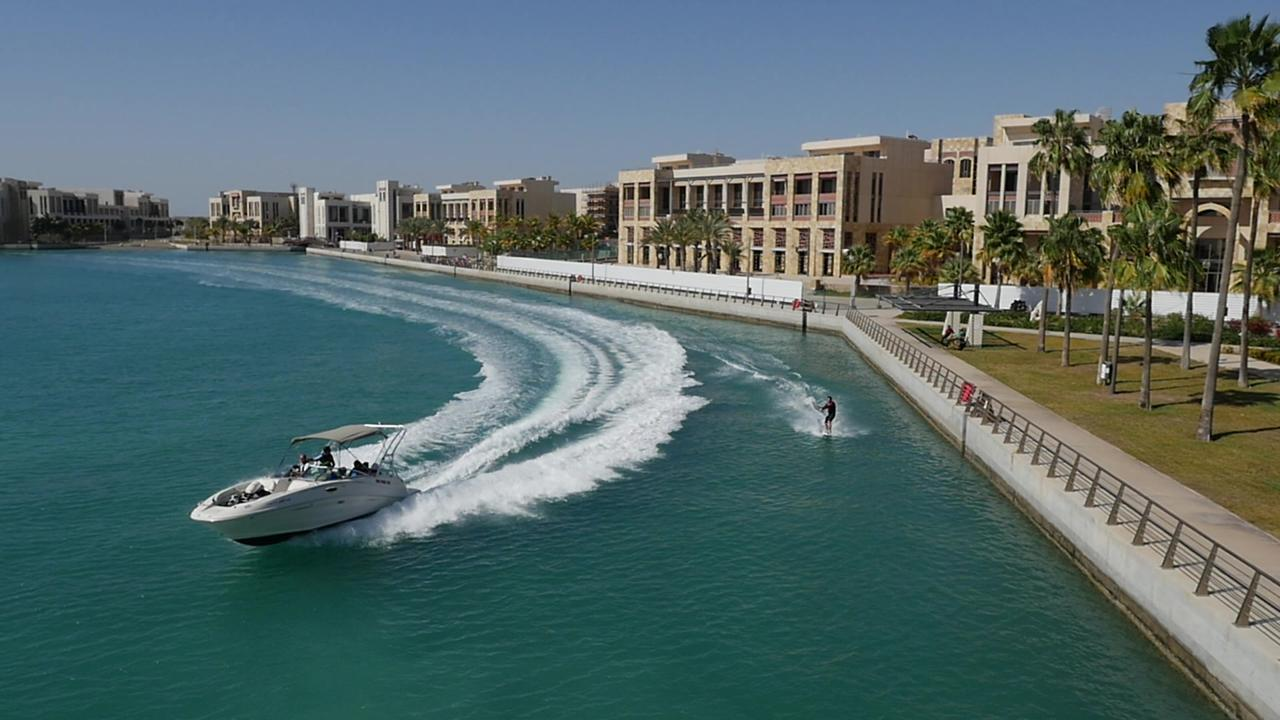
//> input picture 000675.jpg, 1280 x 720 px
$ ./main ../000675.jpg   (built with g++ and OpenCV 4)
//> lines starting //> are read from the running program, lines starting //| are printed output that depends on the picture; after the words box and inside, x2 and y2 are one past the last pixel; in counts of white or black regions, pixels touching at a corner belong together

#include <iostream>
#include <string>
#include <sstream>
#include <cmath>


#include "opencv2/core/utility.hpp"
#include "opencv2/imgproc.hpp"
#include "opencv2/highgui.hpp"

cv::Mat img;

const char* keys =
{
	"{help h usage ? | | print this message}"
    "{@image | | Image to process}"
};


int main(int argc, const char** argv)
{
    cv::CommandLineParser parser(argc,argv,keys);

    parser.about("some Filter with insha'llah gui");

    if(parser.has("help"))
    {
        parser.printMessage();
        return 0;
    }

    std::string imgFile = parser.get<std::string>(0);

    img = cv::imread(imgFile);
//> img is the input picture: 720 rows x 1280 cols, CV_8UC3; mean B, G, R 107.5, 106.3, 84.6
    std::cout<<img.size()<<std::endl;
//| [1280 x 720]
    cv::namedWindow("Input");
    cv::imshow("Input", img);

    // SHow Histogram call back
    std::vector<cv::Mat> bgr;
    cv::split(img,bgr);
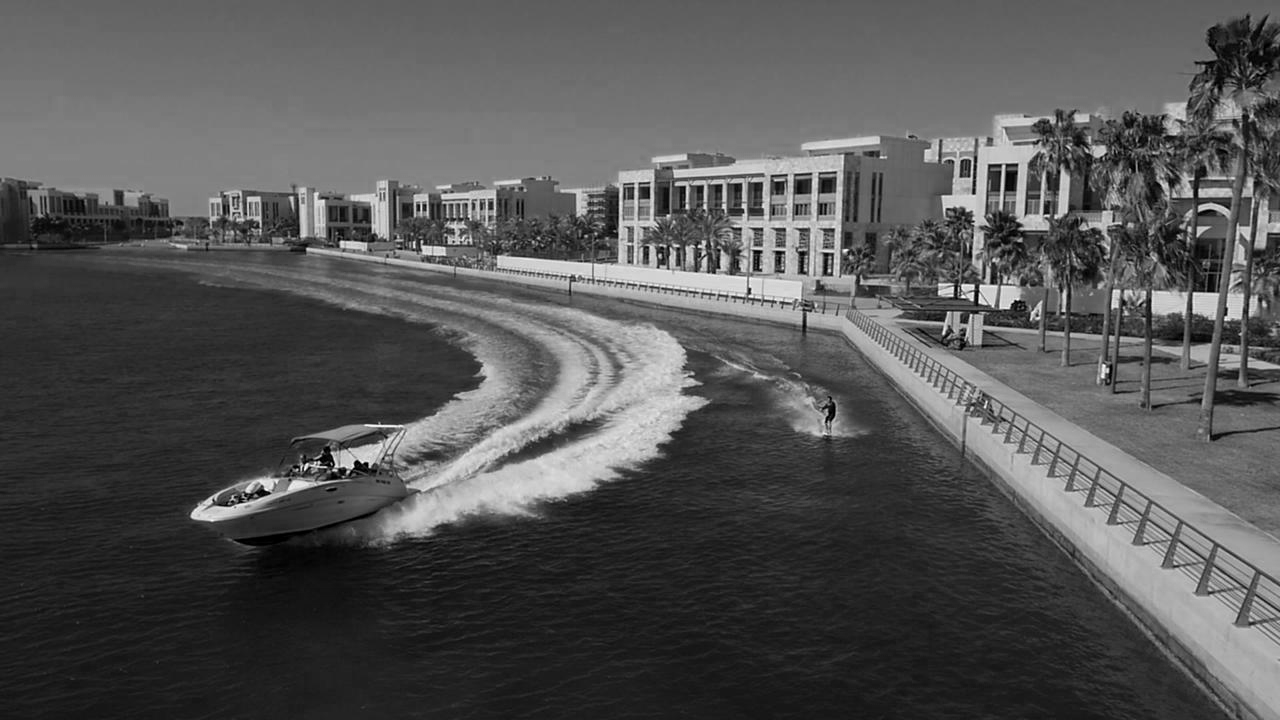
//> bgr[2]: 720 rows x 1280 cols, CV_8UC1; min 0, max 255, mean 84.6
    int nb_bin = 256;

    float range[] = {0,256};
    const float* hist_range = {range};

    // std::cout<<<<std::endl;
    cv::Mat b_hist, g_hist, r_hist;

    cv::calcHist(&bgr[0],1,0,cv::Mat(),b_hist,1,&nb_bin,&hist_range);
//> b_hist = 256 values, max 37996 at index 167, min 2 at index 243, mean 3600
    cv::calcHist(&bgr[1],1,0,cv::Mat(),g_hist,1,&nb_bin,&hist_range);
//> g_hist = 256 values, max 21429 at index 144, min 0 at index 254, mean 3600
    cv::calcHist(&bgr[2],1,0,cv::Mat(),r_hist,1,&nb_bin,&hist_range);
//> r_hist = 256 values, max 15440 at index 28, min 0 at index 253, mean 3600

    int width = 512;
    int height = 300;


    cv::Mat hist_img(height,width,CV_8UC3,cv::Scalar(20,20,20));

    cv::normalize(b_hist,b_hist,0,height,cv::NORM_MINMAX);
//> b_hist = 256 values, max 300 at index 167, min 0 at index 243, mean 28.41
    cv::normalize(g_hist,g_hist,0,height,cv::NORM_MINMAX);
//> g_hist = 256 values, max 300 at index 144, min 0 at index 254, mean 50.4
    cv::normalize(r_hist,r_hist,0,height,cv::NORM_MINMAX);
//> r_hist = 256 values, max 300 at index 28, min 0 at index 253, mean 69.95

    int binStep = cvRound((float)width / (float)nb_bin);
	for (int i = 1; i < nb_bin; i++)
	{
		cv::line(hist_img,
			cv::Point(binStep*(i - 1), height - cvRound(b_hist.at<float>(i - 1))),
			cv::Point(binStep*(i), height - cvRound(b_hist.at<float>(i))),
			cv::Scalar(255, 0, 0)
			);
		cv::line(hist_img,
			cv::Point(binStep*(i - 1), height - cvRound(g_hist.at<float>(i - 1))),
			cv::Point(binStep*(i), height - cvRound(g_hist.at<float>(i))),
			cv::Scalar(0, 255, 0)
			);
		cv::line(hist_img,
			cv::Point(binStep*(i - 1), height - cvRound(r_hist.at<float>(i - 1))),
			cv::Point(binStep*(i), height - cvRound(r_hist.at<float>(i))),
			cv::Scalar(0, 0, 255)
			);
	}
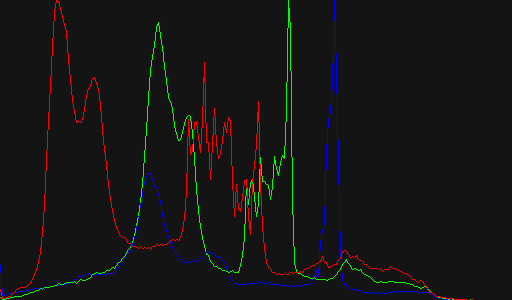
//> hist_img: 300 rows x 512 cols, CV_8UC3; mean B, G, R 21.2, 22, 22.8

	cv::imshow("Histogram", hist_img);
    // END of hisogram
    // ----------------------------------------------------------------------------
    // Equlize hisogram

    cv::Mat res;
    cv::Mat ycrcb;

    cv::cvtColor(img,ycrcb,cv::COLOR_BGR2YCrCb);
//> ycrcb: 720 rows x 1280 cols, CV_8UC3; mean of channels 0, 1, 2 99.9, 117.1, 132.2
    std::vector<cv::Mat> chs;
    cv::split(ycrcb,chs);
    cv::equalizeHist(chs[0],chs[0]);
    cv::merge(chs,ycrcb);
//> ycrcb: 720 rows x 1280 cols, CV_8UC3; mean of channels 0, 1, 2 128.8, 117.1, 132.2
    cv::cvtColor(ycrcb,res,cv::COLOR_YCrCb2BGR);
    cv::imshow("EQZD",res);

    // ----------------------------------------------------------------------------

    cv::Mat lomo;
    const double E = std::exp(1.0);
    cv::Mat lut(1, 256, CV_8UC1);

    for(int i = 0; i <256; i++)
    {
        float x = (float)i/256;
        // lut.at<uchar>(i) = cvRound( 256*(1/(1+pow(E,-((x-0.5)/0.1) ))));
        lut.at<uchar>(i) = cvRound(256 * (1 / (1 + pow(E, -((x - 0.5) / 0.1)))));
    }


    img = cv::imread(imgFile);
    std::vector<cv::Mat> bgr1;
    cv::split(img,bgr1);
    std::cout<<"BGR1: "<<bgr1[2].size<<std::endl;
//| BGR1: 720 x 1280

    cv::LUT(bgr1[2],lut,bgr1[2]);
    std::cout<<"BGR1: "<<bgr1[2].size<<std::endl;
//| BGR1: 720 x 1280
    cv::merge(bgr1,lomo);

    cv::Mat halo(img.rows,img.cols, CV_32FC3,cv::Scalar(0.3,0.3,0.3) );

    cv::circle(halo,cv::Point(img.cols/2,img.rows/2),img.cols/3,cv::Scalar(1, 1, 1),-1);
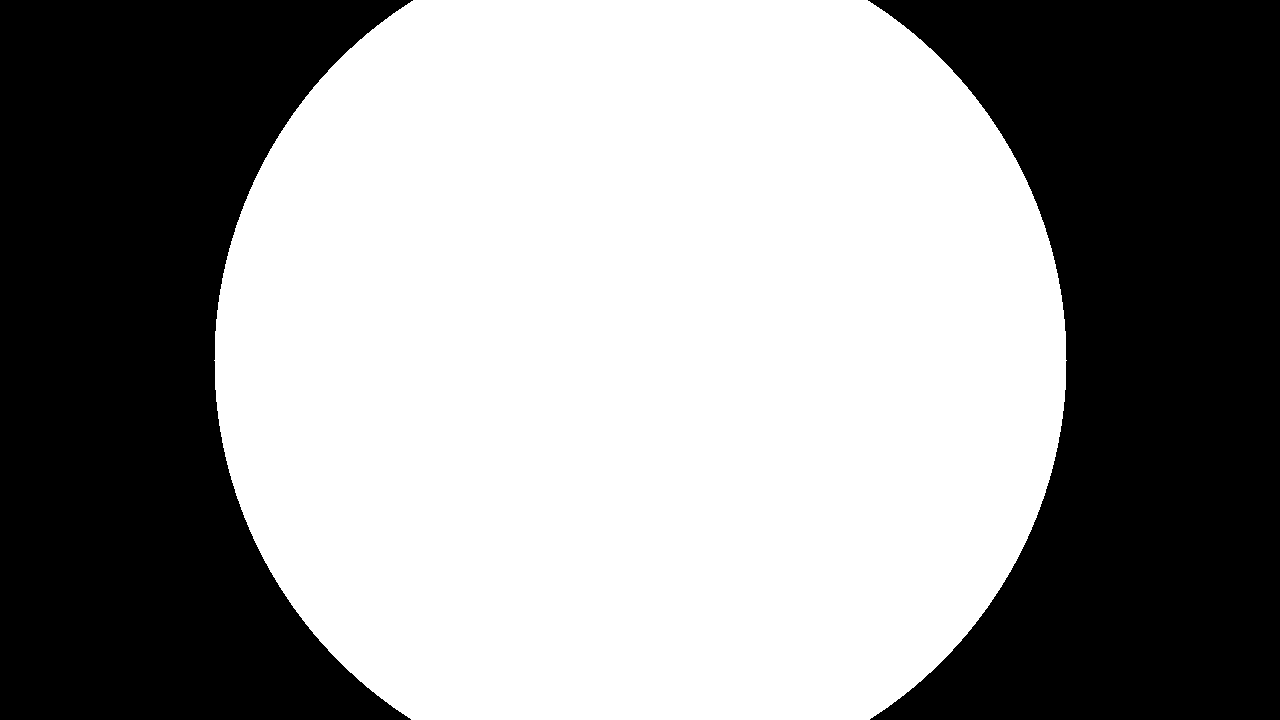
//> halo: 720 rows x 1280 cols, CV_32FC3; values 0.3 (black) and 1 (white), 57.4% white; 2 black regions, box (x1, y1, x2, y2) and area: (0, 0, 413, 720) 196487, (868, 0, 1280, 720) 195767

    cv::blur(halo, halo, cv::Size(img.cols/3, img.rows/3 ) );


    cv::Mat lomof;
    lomo.convertTo(lomof,CV_32FC3);

    cv::multiply(lomof, halo, lomof);

    lomof.convertTo(lomo,CV_8UC3);

    cv::imshow("LOM", lomo);
    // ----------------------------------------------------------------------------

    cv::Mat med_img;
    cv::medianBlur(img,med_img,7);
    cv::Mat canny_img;
    cv::Canny(med_img,canny_img, 50, 150);
//> canny_img: 720 rows x 1280 cols, CV_8UC1; 4.3% white in thin lines or dots

    cv::Mat kernel = cv::getStructuringElement(cv::MORPH_RECT,cv::Size(2,2));


    cv::dilate(canny_img, canny_img,kernel);

    canny_img = canny_img/256;
//> canny_img: 720 rows x 1280 cols, CV_8UC1; values 0 (black) and 1 (white), 9.1% white in thin lines or dots
    canny_img = 1-canny_img;
//> canny_img: 720 rows x 1280 cols, CV_8UC1; values 0 (black) and 1 (white), 90.9% white; black in thin lines or dots

    cv::Mat canny_imgf ;
    canny_img.convertTo(canny_imgf,CV_32FC3);

    cv::blur(canny_imgf,canny_imgf,cv::Size(2,2));
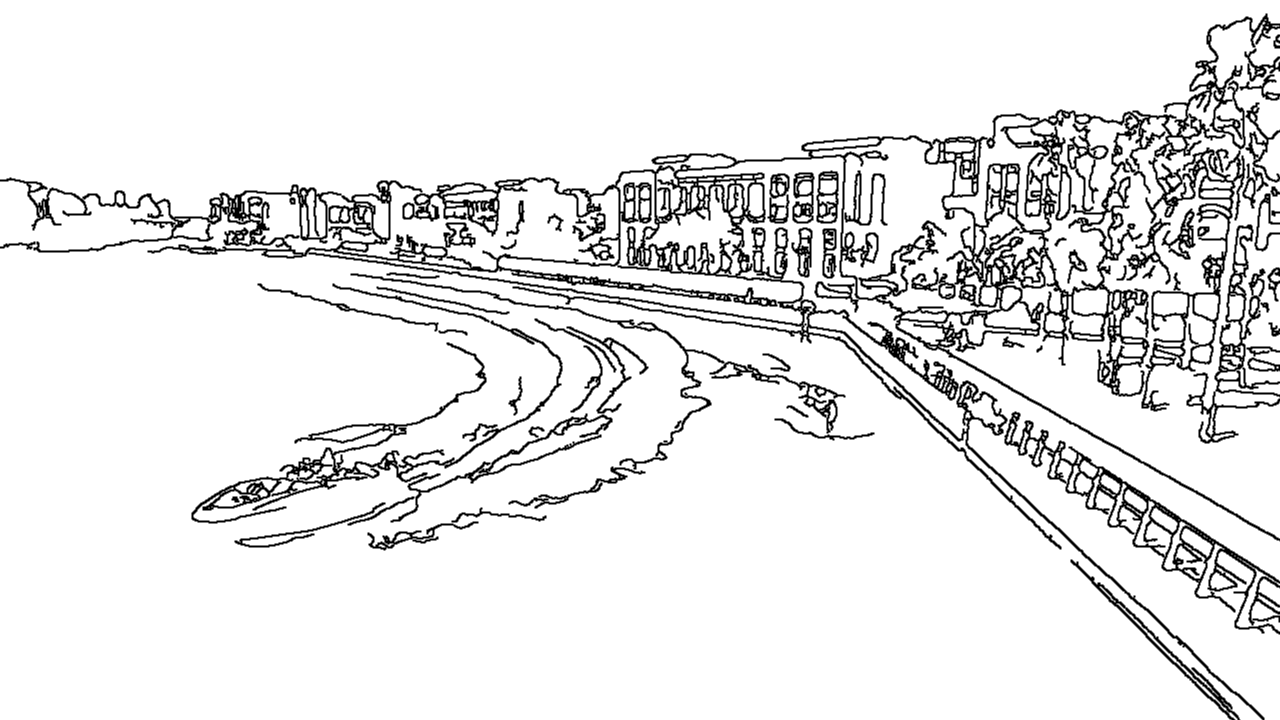
//> canny_imgf: 720 rows x 1280 cols, CV_32FC1; min 0, max 1, mean 0.909

    cv::Mat imgBF;

    cv::bilateralFilter(img,imgBF,9,150.0,150.0);
    cv::imshow("imgBF",imgBF);

    cv::Mat cartoon = imgBF/25;

    cartoon = cartoon*25;

    cv::Mat canny_img3c;
    cv::Mat canny_chs[]  = {canny_imgf, canny_imgf, canny_imgf};

    cv::merge(canny_chs,3,canny_img3c);

    cv::Mat cartoonf;
    cartoon.convertTo(cartoonf,CV_32FC3);

    cv::multiply(cartoonf,canny_img3c,cartoonf);
//> cartoonf: 720 rows x 1280 cols, CV_32FC3; mean B, G, R 99.3, 95.9, 73.6


    cartoonf.convertTo(cartoon,CV_8UC3);
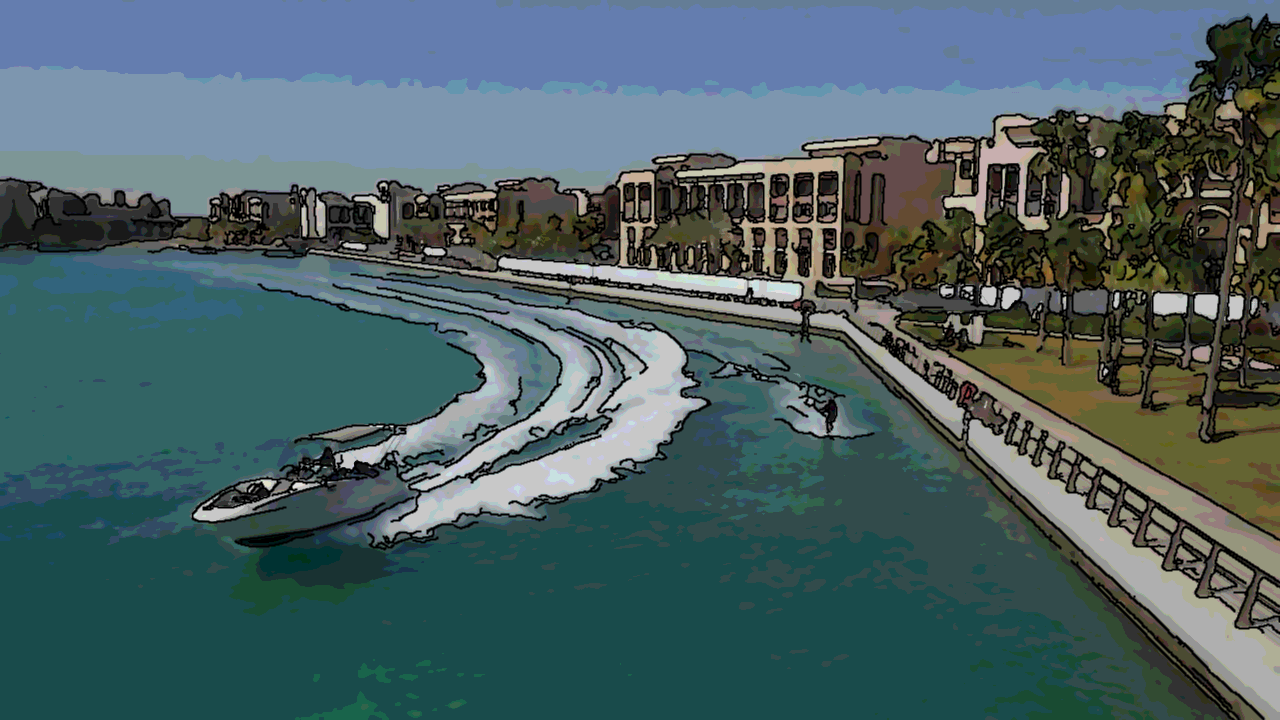
//> cartoon: 720 rows x 1280 cols, CV_8UC3; mean B, G, R 100.1, 96.6, 74.1

    cv::imshow("CARTPOON",cartoon);


    cv::waitKey(0);


    return 0;
}
